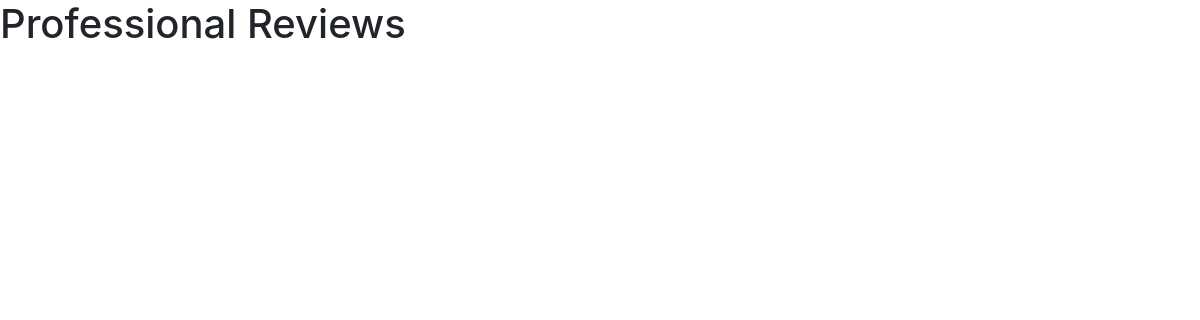
/professional_reviews/4, run on an earlier commit of the app's database.
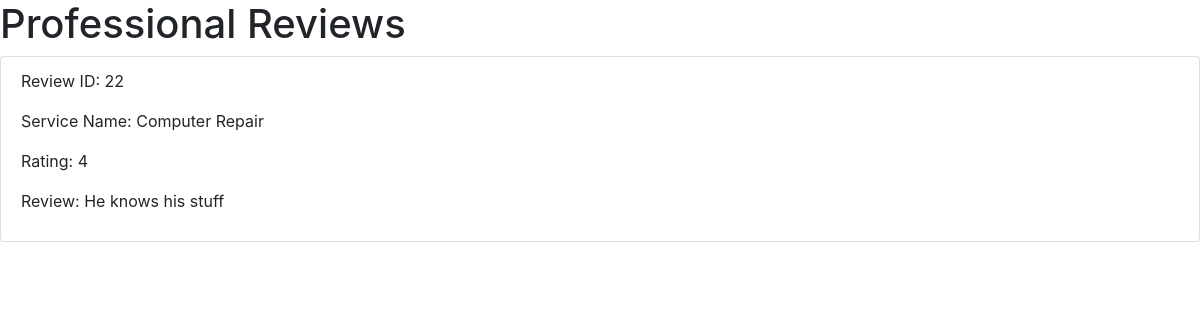
And on a later commit of the database.
### tables this page shows
CREATE TABLE service_requests (
    id INTEGER PRIMARY KEY AUTOINCREMENT,
    service_id INTEGER,
    customer_id INTEGER,
    professional_id INTEGER,
    date_of_request DATETIME DEFAULT CURRENT_TIMESTAMP,
    date_of_completion DATETIME,
    service_status TEXT DEFAULT 'requested',
    remarks TEXT, `service_rating` INTEGER DEFAULT 0,
    FOREIGN KEY (service_id) REFERENCES services (id),
    FOREIGN KEY (customer_id) REFERENCES customers (id),
    FOREIGN KEY (professional_id) REFERENCES professionals (id)
);

CREATE TABLE services (
    id INTEGER PRIMARY KEY AUTOINCREMENT,
    name TEXT NOT NULL,
    price REAL NOT NULL,
    time_required TEXT,
    description TEXT
);

### app.py (the view)
@app.route('/professional_reviews/<int:pro_id>', methods=['GET'])
def professional_reviews(pro_id):
    conn = get_db_connection()
    cursor = conn.cursor()
    cursor.execute('''
        SELECT sr.id, sr.remarks, sr.service_rating, s.name as service_name
        FROM service_requests sr
        JOIN services s ON sr.service_id = s.id
        WHERE sr.professional_id = ? AND sr.remarks IS NOT NULL
    ''', (pro_id,))
    reviews = cursor.fetchall()
    conn.close()
    return render_template('professional/professional_reviews.html', reviews=reviews)

### app.py (called while the page is built)
def get_db_connection():
    conn = sqlite3.connect('your_database.db')
    conn.row_factory = sqlite3.Row
    return conn

### templates/professional/professional_reviews.html (shortened to what this page needs)
<!DOCTYPE html>
<html lang="en">
<head>
    <link href="{{ url_for('static', filename='bootstrap/css/bootstrap.min.css') }}" rel="stylesheet">
</head>
<body>
    <h1>Professional Reviews</h1>
    <ul class="list-group">
        {% for review in reviews %}
            <li class="list-group-item">
                <p>Review ID: {{ review[0] }}</p>
                <p>Service Name: {{ review[3] }}</p>
                <p>Rating: {{ review[2] }}</p>
                <p>Review: {{ review[1] }}</p>
            </li>
        {% endfor %}
    </ul>
</body>
</html>

What changed in the data, as far as the page shows it:
added service_requests: id "22", name "Computer Repair", service_rating "4", remarks "He knows his stuff"
